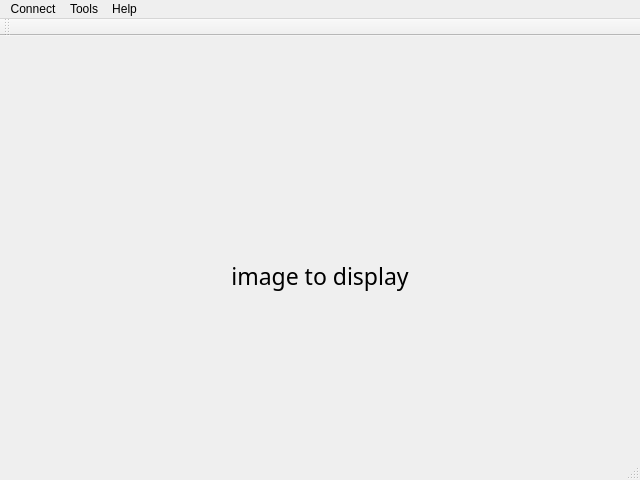
<?xml version="1.0" encoding="UTF-8"?>
<ui version="4.0">
 <class>MainWindow</class>
 <widget class="QMainWindow" name="MainWindow">
  <property name="geometry">
   <rect>
    <x>0</x>
    <y>0</y>
    <width>640</width>
    <height>480</height>
   </rect>
  </property>
  <property name="windowTitle">
   <string>MainWindow</string>
  </property>
  <widget class="QWidget" name="centralWidget">
   <widget class="QLabel" name="label_display">
    <property name="geometry">
     <rect>
      <x>0</x>
      <y>0</y>
      <width>640</width>
      <height>480</height>
     </rect>
    </property>
    <property name="font">
     <font>
      <family>微软雅黑</family>
      <pointsize>17</pointsize>
     </font>
    </property>
    <property name="text">
     <string>image to display</string>
    </property>
    <property name="textFormat">
     <enum>Qt::PlainText</enum>
    </property>
    <property name="alignment">
     <set>Qt::AlignCenter</set>
    </property>
   </widget>
  </widget>
  <widget class="QMenuBar" name="menuBar">
   <property name="geometry">
    <rect>
     <x>0</x>
     <y>0</y>
     <width>640</width>
     <height>23</height>
    </rect>
   </property>
   <widget class="QMenu" name="menu">
    <property name="title">
     <string>Tools</string>
    </property>
    <addaction name="actionSpinner"/>
    <addaction name="actionControlPanel"/>
   </widget>
   <widget class="QMenu" name="menu_1">
    <property name="title">
     <string>Help</string>
    </property>
    <addaction name="actionVisualizer"/>
    <addaction name="separator"/>
    <addaction name="actionAbout"/>
   </widget>
   <widget class="QMenu" name="menuConnect">
    <property name="title">
     <string>Connect</string>
    </property>
    <addaction name="actionTo_Camera"/>
    <addaction name="actionTo_Servo_Controller"/>
    <addaction name="actionTo_Serial"/>
   </widget>
   <addaction name="menuConnect"/>
   <addaction name="menu"/>
   <addaction name="menu_1"/>
  </widget>
  <widget class="QToolBar" name="mainToolBar">
   <attribute name="toolBarArea">
    <enum>TopToolBarArea</enum>
   </attribute>
   <attribute name="toolBarBreak">
    <bool>false</bool>
   </attribute>
  </widget>
  <widget class="QStatusBar" name="statusBar"/>
  <action name="actionVisualizer">
   <property name="text">
    <string>Visualizer</string>
   </property>
  </action>
  <action name="actionAbout">
   <property name="text">
    <string>About</string>
   </property>
  </action>
  <action name="actionSpinner">
   <property name="text">
    <string>Spinner</string>
   </property>
  </action>
  <action name="actionTo_Camera">
   <property name="text">
    <string>to Camera</string>
   </property>
   <property name="toolTip">
    <string>connect to Camera</string>
   </property>
  </action>
  <action name="actionTo_Servo_Controller">
   <property name="text">
    <string>to Servo Controller</string>
   </property>
   <property name="toolTip">
    <string>connect to Servo Controller</string>
   </property>
  </action>
  <action name="actionTo_Serial">
   <property name="text">
    <string>to Serial</string>
   </property>
   <property name="toolTip">
    <string>connect to Serial</string>
   </property>
  </action>
  <action name="actionControlPanel">
   <property name="text">
    <string>ControlPanel</string>
   </property>
  </action>
 </widget>
 <layoutdefault spacing="6" margin="11"/>
 <resources/>
 <connections/>
</ui>
